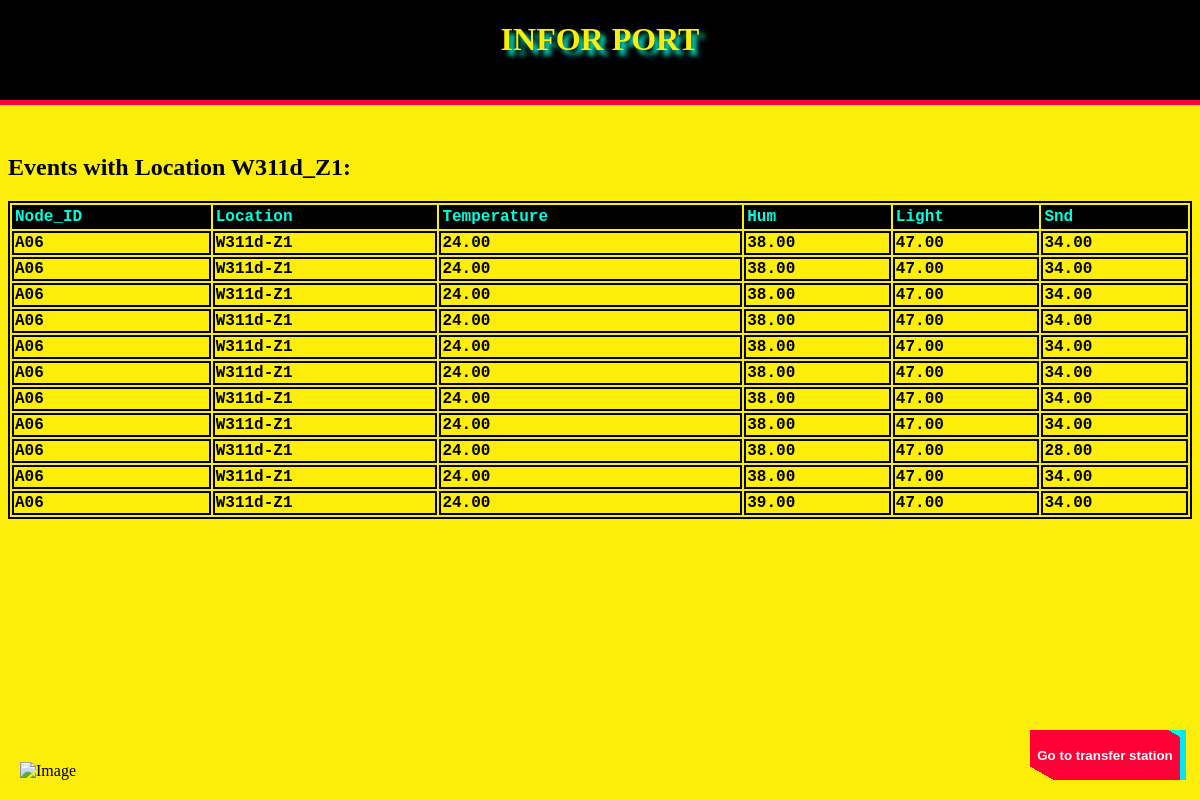
Page /iot/W311d-Z1/ on the earlier database version.
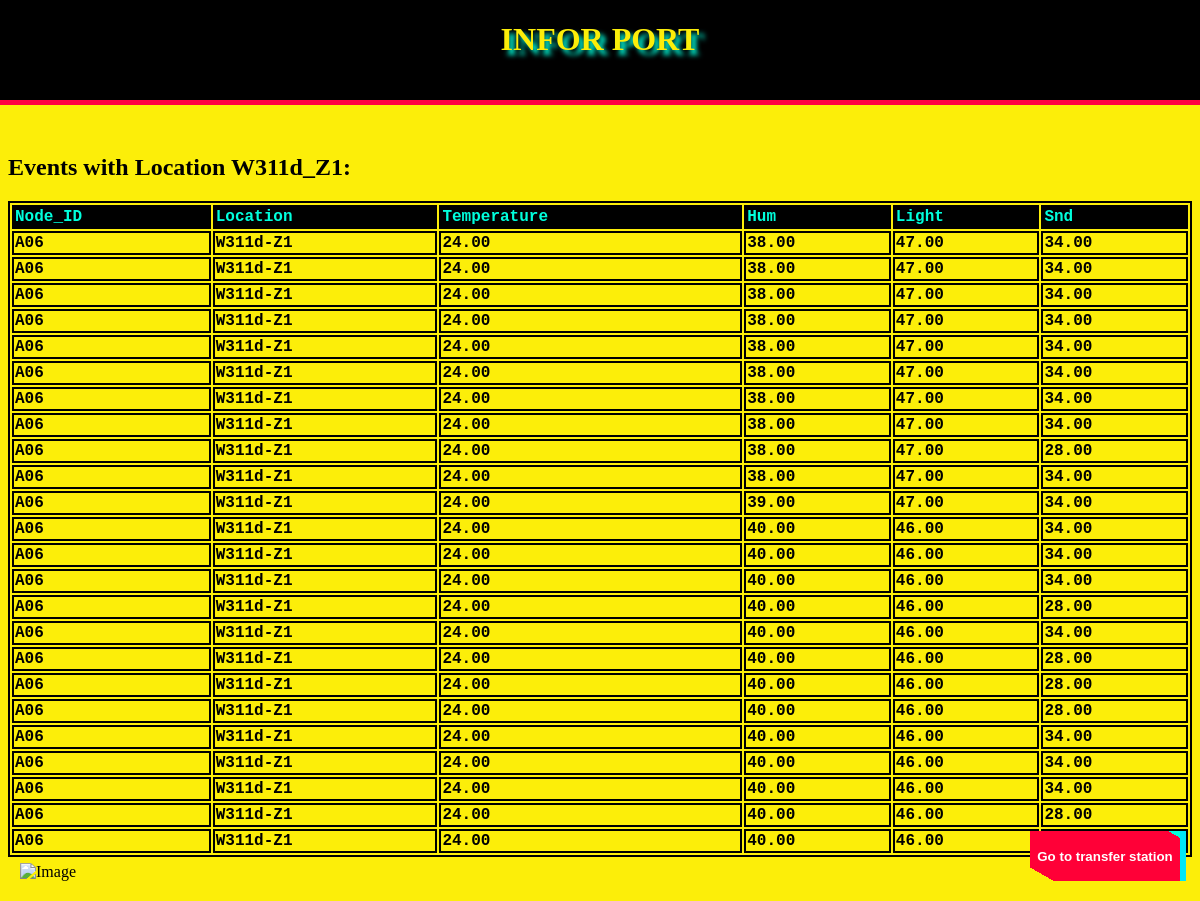
Same page on the later database version.
### iot/models.py (models this page shows, shortened)
class Event(models.Model):
    node_id = models.CharField(max_length=100)
    loc = models.CharField(max_length=100)
    temp = models.DecimalField(max_digits=5, decimal_places=2)
    hum = models.DecimalField(max_digits=5, decimal_places=2)
    light = models.DecimalField(max_digits=5, decimal_places=2)
    snd = models.DecimalField(max_digits=5, decimal_places=2)

### iot/views.py (the view)
# urls.py: path('W311d-Z1/', views.W311d_Z1),
def W311d_Z1(request):
    W311d_Z1 = Event.objects.filter(loc = 'W311d-Z1')
    context = {'W311d_Z1':W311d_Z1}
    return render(request, 'iot/sensor/W311d-Z1.html', context)

### iot/templates/iot/sensor/W311d-Z1.html (shortened to what this page needs)
<!doctype html>
<HTML>
    <head>
    </head>
    <body style="background-color: #fcee09;">
        <div id="header" style="background-color:black; position: fixed; top: 0;left: 0;height:100px; width: 100%; border-bottom: 5px solid #ff0141;">
        <h1 class="display-3 p-4 mb-2 bg-danger text-white" style="font-family: 'MV Boli', Times, serif;
         color: #fcee09; text-shadow: 5px 5px 5px #00ffdd;text-align: center;display: flex; align-items: center;
         justify-content: center;">INFOR PORT</h1></div>
        <br>
        <br>
        <br>
        <br>
        <br>
        <br>
        <br>
        <h2>Events with Location W311d_Z1:</h2>
        <table style="width: 100%;">
            <thead>
                <tr>
                    <th>Node_ID</th>
                    <th>Location</th>
                    <th>Temperature</th>
                    <th>Hum</th>
                    <th>Light</th>
                    <th>Snd</th>
                </tr>
            </thead>
            <tbody>
                {% for event in W311d_Z1 %}
                <tr>
                    <td><strong>{{ event.node_id }}</strong></td>
                    <td>{{ event.loc }}</td>
                    <td>{{ event.temp }}</td>
                    <td>{{ event.hum }}</td>
                    <td>{{ event.light }}</td>
                    <td>{{ event.snd }}</td>
                </tr>
                {% endfor %}
            </tbody>
        </table>
        <br>
        <br>
        <a href="https://www.bilibili.com/video/BV1uT4y1P7CX/?spm_id_from=333.337.search-card.all.click">
            <button>Go to transfer station</button>
        </a>
        <div style="position: fixed; bottom: 0; left: 0; margin: 20px;">
            <img src="https://img2.imgtp.com/2024/02/09/yW45Eljy.png" alt="Image"
            style="width: 400px; height: 200px;">
        </div>
</HTML>

Differences in the rows shown:
added Event: node_id "A06", loc "W311d-Z1", temp "24.00", hum "40.00", light "46.00", snd "34.00"
added Event: node_id "A06", loc "W311d-Z1", temp "24.00", hum "40.00", light "46.00", snd "34.00"
added Event: node_id "A06", loc "W311d-Z1", temp "24.00", hum "40.00", light "46.00", snd "34.00"
added Event: node_id "A06", loc "W311d-Z1", temp "24.00", hum "40.00", light "46.00", snd "28.00"
added Event: node_id "A06", loc "W311d-Z1", temp "24.00", hum "40.00", light "46.00", snd "34.00"
added Event: node_id "A06", loc "W311d-Z1", temp "24.00", hum "40.00", light "46.00", snd "28.00"
added Event: node_id "A06", loc "W311d-Z1", temp "24.00", hum "40.00", light "46.00", snd "28.00"
added Event: node_id "A06", loc "W311d-Z1", temp "24.00", hum "40.00", light "46.00", snd "28.00"
added Event: node_id "A06", loc "W311d-Z1", temp "24.00", hum "40.00", light "46.00", snd "34.00"
added Event: node_id "A06", loc "W311d-Z1", temp "24.00", hum "40.00", light "46.00", snd "34.00"
added Event: node_id "A06", loc "W311d-Z1", temp "24.00", hum "40.00", light "46.00", snd "34.00"
added Event: node_id "A06", loc "W311d-Z1", temp "24.00", hum "40.00", light "46.00", snd "28.00"
added Event: node_id "A06", loc "W311d-Z1", temp "24.00", hum "40.00", light "46.00"
